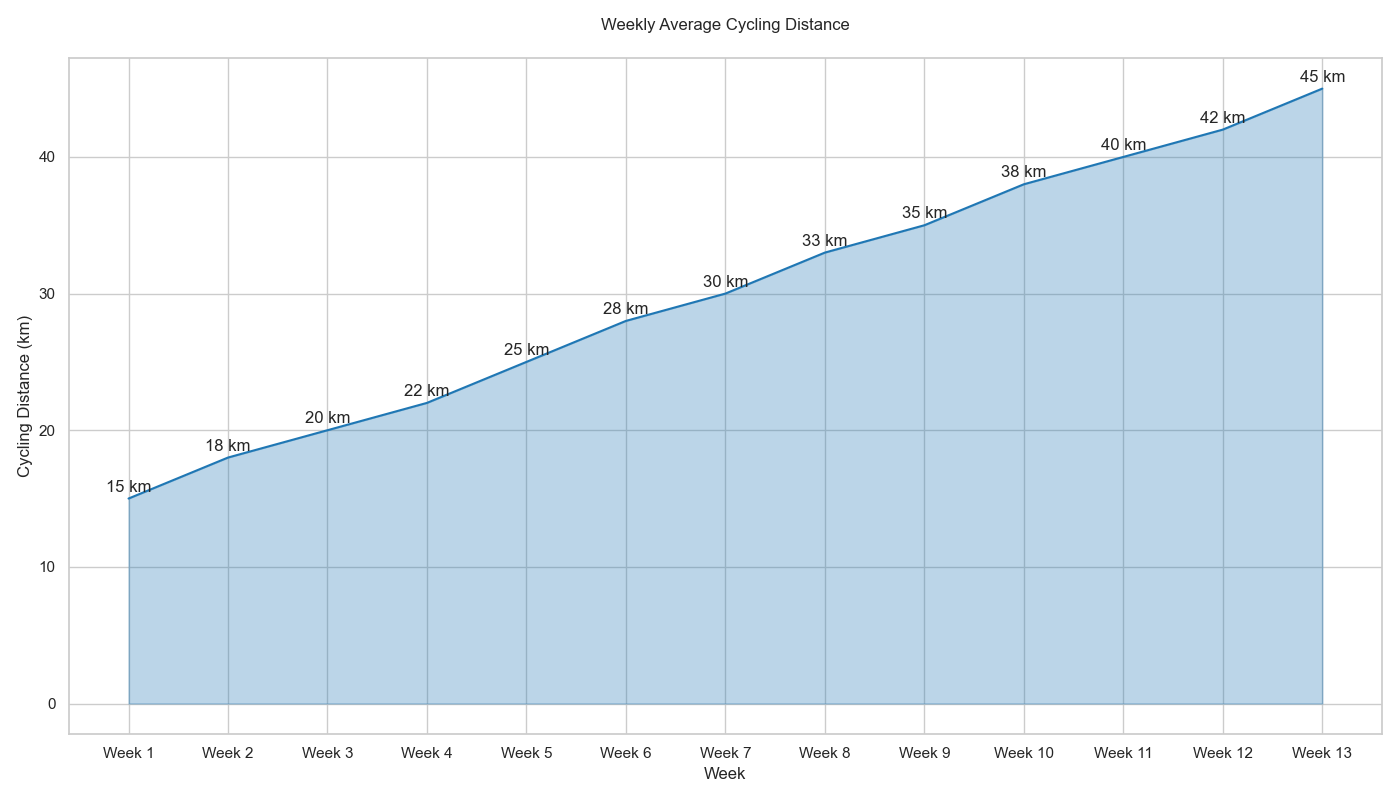

Generate this figure with Python:

import pandas as pd
import seaborn as sns
import matplotlib.pyplot as plt

# Data creation
data = {
    'Week': ['Week 1', 'Week 2', 'Week 3', 'Week 4', 'Week 5', 'Week 6', 
             'Week 7', 'Week 8', 'Week 9', 'Week 10', 'Week 11', 'Week 12', 'Week 13'],
    'Average_Cycling_Distance': [15, 18, 20, 22, 25, 28, 30, 33, 35, 38, 40, 42, 45]
}

df = pd.DataFrame(data)

# Convert 'Week' from string to categorical to ensure correct order
df['Week'] = pd.Categorical(df['Week'], categories=[
    'Week 1', 'Week 2', 'Week 3', 'Week 4', 'Week 5', 'Week 6', 
    'Week 7', 'Week 8', 'Week 9', 'Week 10', 'Week 11', 'Week 12', 'Week 13'], ordered=True)

# Seaborn plot
plt.figure(figsize=(14, 8))
chart = sns.lineplot(x='Week', y='Average_Cycling_Distance', data=df, color="#1f77b4")

# Filling the area under the line
plt.fill_between(x=df['Week'], y1=df['Average_Cycling_Distance'], color="#1f77b4", alpha=0.3)

# Annotate
for i in range(df.shape[0]):
    plt.text(df['Week'][i], df['Average_Cycling_Distance'][i] + 0.5, f"{df['Average_Cycling_Distance'][i]} km", horizontalalignment='center')

plt.title('Weekly Average Cycling Distance', pad=20)
plt.xlabel('Week')
plt.ylabel('Cycling Distance (km)')

# Show plot
plt.tight_layout()
plt.show()
